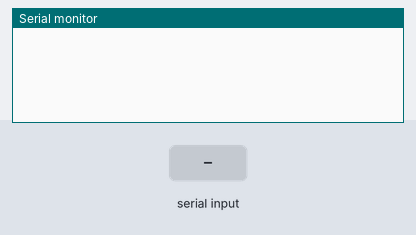
The sketch below on a simulated Arduino Uno, built with avr-gcc and run on an emulated ATmega328P. Shown: the last lines printed to the serial monitor. The inputs (shaded band) are chosen by the test bench.

Above: at 1.2 s.
1.3 s: "on 1\n" received over Serial
At 2.5 s:
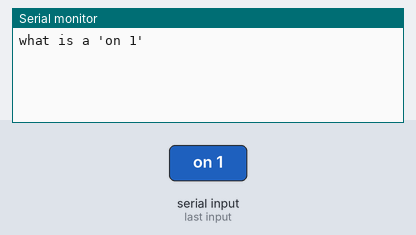
2.8 s: "off 1\n" received over Serial
At 4.0 s:
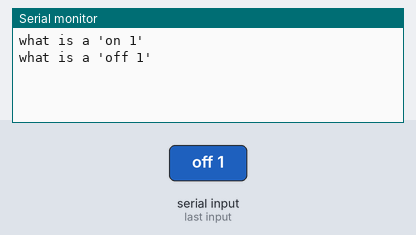
4.3 s: "on\n" received over Serial
At 5.0 s:
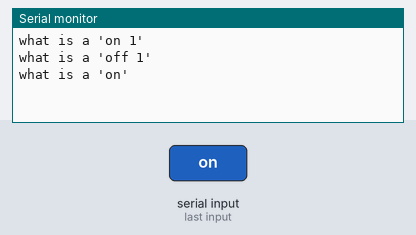
5.8 s: "off\n" received over Serial
At 6.2 s:
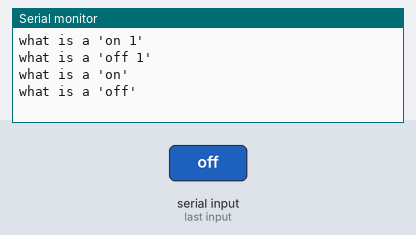
7.3 s: "90 45 200\n" received over Serial
At 8.5 s:
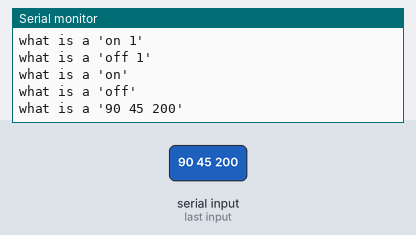
8.8 s: "90 45\n" received over Serial
At 9.7 s:
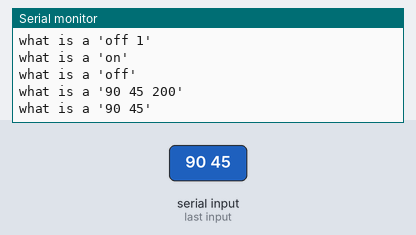

Measured:
- after the input at 1.3 s, the serial monitor: prints a new line at once (image 1)
- after the input at 2.8 s, the serial monitor: prints a new line at once (image 2)
- after the input at 4.3 s, the serial monitor: prints a new line at once (image 3)
- after the input at 5.8 s, the serial monitor: prints a new line at once (image 4)
- after the input at 7.3 s, the serial monitor: prints a new line at once (image 5)
- after the input at 8.8 s, the serial monitor: prints a new line at once (image 6)

The sketch:

drummond.ino
```cpp
String buf = "";
String parts[2];

void setup() {
  Serial.begin(9600);
  while (!Serial) {
    ;
  }
}

void loop() {
  if (Serial.available() == 0) {
    return;
  }

  char incoming = Serial.read();
  buf += incoming;

  if (incoming == '\n') {
    buf.trim();
    splitString(buf);

    int pin = parts[1].toInt();

    bool value;
    if (parts[0] == "on") {
      value = true;
    } else if (parts[0] == "off") {
      value = false;
    } else {
      error();
      return;
    }

    if (pin == 0) {
      error();
      return;
    } else if (pin > 1 && pin < 14) {
      pinMode(pin, OUTPUT);
      digitalWrite(pin, value);
    } else {
      error();
      return;
    }

    buf = "";
    Serial.print("success");
  }
}

void error() {
  Serial.print("what is a '");
  Serial.print(buf);
  Serial.print("'\n");

  buf = "";
}

void splitString(String input) {
  int spaceIndex = input.indexOf(' ');

  if (spaceIndex != -1) {
    parts[0] = input.substring(0, spaceIndex);
    parts[1] = input.substring(spaceIndex + 1);
  } else {
    parts[0] = input;
    parts[1] = "";
  }
}
```
